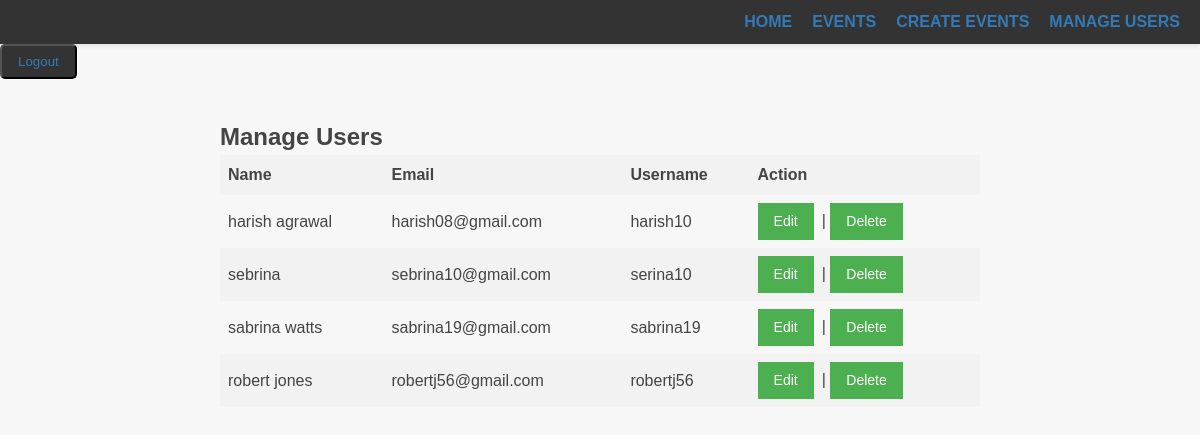
The page /admin/manage_users.php (signed in) on the database its author committed.
### tables this page shows
CREATE TABLE `users` (
  `Sno` int(30) NOT NULL,
  `Name` varchar(30) NOT NULL,
  `username` varchar(23) NOT NULL,
  `Email` varchar(23) NOT NULL,
  `password` varchar(15) NOT NULL,
  `Dt` datetime NOT NULL DEFAULT current_timestamp()
);

### admin/manage_users.php (the view, shortened to what this page needs)
<!DOCTYPE html>
<html lang="en">
<head>
    <link rel="stylesheet" href="style1.css">
</head>
<body>
    <header>
    <?php
        include('nav.php');
    ?>
    </header>
    <button class="btn"><a href="logout.php">Logout</a></button>
    <section id="manage-users">
        <div class="container">
            <h2>Manage Users</h2>
            <table>
                <thead>
                    <tr>
                        <th>Name</th>
                        <th>Email</th>
                        <th>Username</th>
                        <th>Action</th>
                    </tr>
                </thead>
                <tbody>
                <?php
			$sql="SELECT * FROM `users`";
            $result=mysqli_query($con,$sql);
            $num=mysqli_num_rows($result);
            if($num>0)
            {
                while($row=mysqli_fetch_assoc($result)){
                    echo '<tr>
                        <td>'.$row["Name"].'</td>
                        <td>'.$row["Email"].'</td>
                        <td>'.$row["username"].'</td>
                        <td><a href="edit_u.php" class="ed">Edit</a>| <a class="ed" href="delete_u.php">Delete</a></td>
                    </tr>';
                }
            }
                ?>
                </tbody>
            </table>
        </div>
    </section>
</body>
</html>

### admin/style1.css (style rules this page uses)
* { margin: 0; padding: 0; box-sizing: border-box; }
body { font-family: Arial, sans-serif; font-size: 16px; line-height: 1.5; color: #333; background-color: #f7f7f7; }
a { color: #337ab7; text-decoration: none; }
header { background-color: #fff; box-shadow: 0 2px 4px rgba(0,0,0,0.1); }
body { margin: 0; padding: 0; font-family: Arial, sans-serif; }
header { background-color: #333; color: #fff; padding: 10px; }
.container { max-width: 800px; margin: 0 auto; padding: 20px; }
section { padding: 20px 0; }
body { font-family: Arial, sans-serif; color: #444; }
.container { max-width: 800px; margin: 0 auto; padding: 0 20px; }
.btn { display: inline-block; background-color: #333; color: #fff; padding: 8px 16px; border-radius: 5px; margin-right: 10px; text-decoration: none; }
#manage-users { padding: 40px 0; }
table { border-collapse: collapse; width: 100%; }
table { width: 100%; border-collapse: collapse; }
th, td { text-align: left; padding: 8px; }
th { background-color: #f2f2f2; }
tr:nth-child(even) { background-color: #f2f2f2; }
.ed { background-color: #4CAF50; color: white; border: none; padding: 8px 16px; text-align: center; text-decoration: none; display: inline-block; font-size: 14px; margin-right: 8px; cursor: pointer; }

### rows shown on the page
users: Name "harish agrawal", Email "harish08@gmail.com", username "harish10"
users: Name "sebrina", Email "sebrina10@gmail.com", username "serina10"
users: Name "sabrina watts", Email "sabrina19@gmail.com", username "sabrina19"
users: Name "robert jones", Email "robertj56@gmail.com", username "robertj56"
